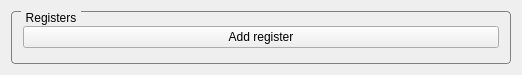
<?xml version="1.0" encoding="UTF-8"?>
<ui version="4.0">
 <class>RegistersWindow</class>
 <widget class="QMainWindow" name="RegistersWindow">
  <property name="geometry">
   <rect>
    <x>0</x>
    <y>0</y>
    <width>522</width>
    <height>75</height>
   </rect>
  </property>
  <property name="windowTitle">
   <string>Raw Registers Control</string>
  </property>
  <widget class="QWidget" name="centralWidget">
   <layout class="QGridLayout" name="gridLayout_3">
    <item row="0" column="0">
     <widget class="QGroupBox" name="grpRegisters">
      <property name="styleSheet">
       <string notr="true">QGroupBox
{
	border: 1px solid gray;
	border-radius: 4px;
	margin-top: 0.5em;
}

QGroupBox::title
{
	subcontrol-origin: margin;
	left: 10px;
	padding: 0 3px 0 3px;
}</string>
      </property>
      <property name="title">
       <string>Registers</string>
      </property>
      <property name="flat">
       <bool>false</bool>
      </property>
      <layout class="QGridLayout" name="gridLayout">
       <item row="0" column="0">
        <layout class="QVBoxLayout" name="lytRegisters">
         <property name="sizeConstraint">
          <enum>QLayout::SetDefaultConstraint</enum>
         </property>
         <item>
          <widget class="QPushButton" name="btnAddRegisters">
           <property name="text">
            <string>Add register</string>
           </property>
           <property name="icon">
            <iconset resource="../resources.qrc">
             <normaloff>:/resources/images/add.png</normaloff>:/resources/images/add.png</iconset>
           </property>
           <property name="iconSize">
            <size>
             <width>24</width>
             <height>17</height>
            </size>
           </property>
          </widget>
         </item>
        </layout>
       </item>
      </layout>
     </widget>
    </item>
   </layout>
  </widget>
  <action name="actionEnableWrites">
   <property name="checkable">
    <bool>true</bool>
   </property>
   <property name="checked">
    <bool>true</bool>
   </property>
   <property name="text">
    <string>Enable writes</string>
   </property>
  </action>
  <action name="actionParameterSetDownload">
   <property name="text">
    <string>Download to File</string>
   </property>
  </action>
  <action name="actionShowLogger">
   <property name="text">
    <string>Show</string>
   </property>
  </action>
  <action name="actionParameterSetUpload">
   <property name="text">
    <string>Upload to Flash</string>
   </property>
  </action>
 </widget>
 <layoutdefault spacing="6" margin="11"/>
 <resources>
  <include location="../resources.qrc"/>
 </resources>
 <connections/>
</ui>
